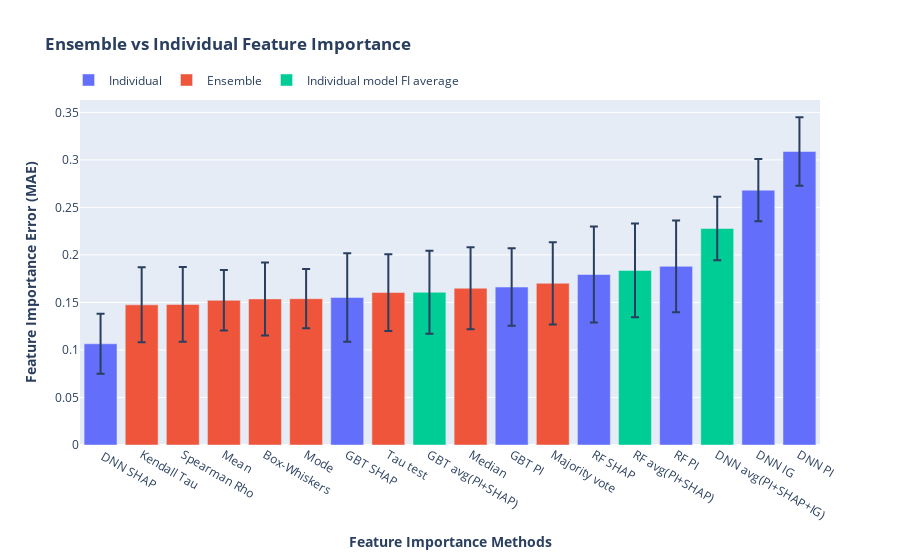

This figure's notebook cell:
### Code cell
# Create figure with secondary y-axis
cols = all_cols_name[4:]
np_ens_or_indi = np.array(['Individual','Individual','Individual','Individual','Individual','Individual','Individual',
                        'Ensemble','Ensemble','Ensemble','Ensemble','Ensemble','Ensemble','Ensemble','Ensemble',
                        "Individual model FI average", "Individual model FI average",
                        "Individual model FI average"])


np_all_median = np.array(all_median[3:])
np_all_std = np.array(all_std[3:])
np_cols = np.array(cols[3:]) 

sorted_idx = np.argsort(np_all_median)

sorted_all_median =np_all_median[sorted_idx]
sorted_all_std = np_all_std[sorted_idx]
sorted_cols = np_cols[sorted_idx]
sorted_ens_or_indi = np_ens_or_indi[sorted_idx]

df_ens_vs_indi = pd.DataFrame({'median':sorted_all_median, 'std':sorted_all_std, 'ens_or_indi':sorted_ens_or_indi,
                               'cols':sorted_cols})


fig = px.bar(df_ens_vs_indi, x='cols', y='median', color='ens_or_indi',error_y='std',
             labels={'median':'<b>Feature Importance Error (MAE)</b>', 'cols': '<b>Feature Importance Methods</b>',
                     'ens_or_indi':''}, title='<b>Ensemble vs Individual Feature Importance</b>')
fig.update_layout(xaxis_categoryorder = 'total ascending')
fig.update_layout(legend_orientation="h")
fig.update_layout(legend=dict(x=-0.0155, y=1.1))
fig.show()

### Figure 1 — Plotly figure (JSON) as saved in the notebook; plotly's stock layout.template omitted (floating-point values rounded to 4 significant figures)
{"data": [{"alignmentgroup": "True", "error_y": {"array": [0.03161, 0.04668, 0.04082, 0.0504, 0.04819, 0.03284, 0.03602]}, "hovertemplate": "=Individual<br><b>Feature Importance Methods</b>=%{x}<br><b>Feature Importance Error (MAE)</b>=%{y}<extra></extra>", "legendgroup": "Individual", "marker": {"color": "#636efa"}, "name": "Individual", "offsetgroup": "Individual", "orientation": "v", "showlegend": true, "textposition": "auto", "type": "bar", "x": [" DNN SHAP", "GBT SHAP", "GBT PI", "RF SHAP", "RF PI", "DNN IG", "DNN PI"], "xaxis": "x", "y": [0.1065, 0.1552, 0.1662, 0.1794, 0.188, 0.2682, 0.3088], "yaxis": "y"}, {"alignmentgroup": "True", "error_y": {"array": [0.03945, 0.03935, 0.03183, 0.03841, 0.0312, 0.04039, 0.04304, 0.04331]}, "hovertemplate": "=Ensemble<br><b>Feature Importance Methods</b>=%{x}<br><b>Feature Importance Error (MAE)</b>=%{y}<extra></extra>", "legendgroup": "Ensemble", "marker": {"color": "#EF553B"}, "name": "Ensemble", "offsetgroup": "Ensemble", "orientation": "v", "showlegend": true, "textposition": "auto", "type": "bar", "x": ["Kendall Tau", "Spearman Rho", "Mean", "Box-Whiskers", "Mode", "Tau test", "Median", "Majority vote"], "xaxis": "x", "y": [0.1475, 0.148, 0.1522, 0.1537, 0.1539, 0.1604, 0.1649, 0.1702], "yaxis": "y"}, {"alignmentgroup": "True", "error_y": {"array": [0.04375, 0.0493, 0.03349]}, "hovertemplate": "=Individual model FI average<br><b>Feature Importance Methods</b>=%{x}<br><b>Feature Importance Error (MAE)</b>=%{y}<extra></extra>", "legendgroup": "Individual model FI average", "marker": {"color": "#00cc96"}, "name": "Individual model FI average", "offsetgroup": "Individual model FI average", "orientation": "v", "showlegend": true, "textposition": "auto", "type": "bar", "x": ["GBT avg(PI+SHAP)", "RF avg(PI+SHAP)", "DNN avg(PI+SHAP+IG)"], "xaxis": "x", "y": [0.1607, 0.1837, 0.2278], "yaxis": "y"}], "layout": {"barmode": "relative", "legend": {"orientation": "h", "title": {"text": ""}, "tracegroupgap": 0, "x": -0.0155, "y": 1.1}, "title": {"text": "<b>Ensemble vs Individual Feature Importance</b>"}, "xaxis": {"anchor": "y", "categoryorder": "total ascending", "domain": [0, 1], "title": {"text": "<b>Feature Importance Methods</b>"}}, "yaxis": {"anchor": "x", "domain": [0, 1], "title": {"text": "<b>Feature Importance Error (MAE)</b>"}}}}
